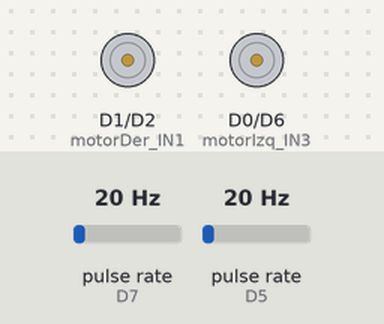
The sketch below on a simulated ESP8266 (NodeMCU). Parts: motor-driver pin pairs drawn as motors (green arrow = first pin HIGH = forward, orange = second pin HIGH = backward, longer = more drive). Wiring (inferred from the names in the program): 2 × pulse sensor: data D7 / data D5. The inputs (shaded band) are chosen by the test bench; at power-on: pulse rate (sensors on D7, D5) 20 Hz. WiFi joins after 1.5 s; servers stay silent unless stated; what the sketch prints to the serial monitor is not drawn.

Above: at 0.1 s.
At 11.6 s:
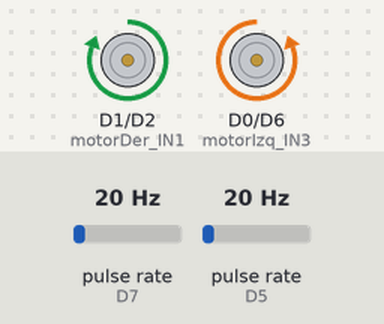
At 40.1 s:
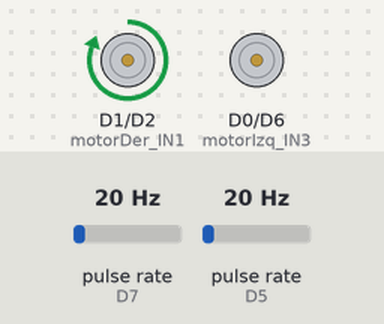
Timing chart, 0 to 42.3 s (numbered marks = the images above):
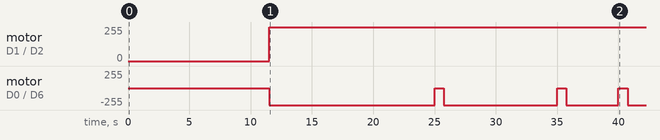

Measured:
- by itself, motor on D1 (motorDer_IN1) / D2 (motorDer_IN2): stopped → forward 255/255 at 11.5 s
- by itself, motor on D0 (motorIzq_IN3) / D6 (motorIzq_IN4): goes backward 255/255 13.5 s, stopped 0.75 s, backward 255/255 9.2 s, stopped 0.75 s, backward 255/255 4.3 s, stopped 0.75 s, then backward 255/255

The sketch:

enviar_datos_velocidad_esp8266.ino
```cpp
#include <ESP8266WiFi.h>

// ----------------------
// CONFIGURACIÓN WIFI
// ----------------------
const char* ssid = "ErickP";
const char* password = "12345678";

WiFiServer server(5000);   // Puerto donde tu PC recibirá los datos
WiFiClient client;


bool detener = false;

// --------------------------
// Pines ESP8266
// --------------------------

const unsigned motorDer_IN1 = D1;
const unsigned motorDer_IN2 = D2;

const unsigned motorIzq_IN4 = D6;
const unsigned motorIzq_IN3 = D0;

// Sensores IR
const unsigned sensorPinDer = D5;
const unsigned sensorPinIzq = D7;

// --------------------------
// Variables encoder
// --------------------------
volatile unsigned int pulsosIzq = 0;
volatile unsigned int pulsosDer = 0;

// Datos físicos
const double numHuecosEncoder = 20.0;
const double diametroRueda = 0.06;

// Cálculos
unsigned long ultimoTiempo = 0;
float rpmIzq = 0.0;
float rpmDer = 0.0;
float velocidadIzq = 0.0;
float velocidadDer = 0.0;

// variables posicion
float xTotal = 0.0;
float yTotal = 0.0;
int theta = 0;   // grados: 0, 90, 180, 270

unsigned long ultimoCalculoDist = 0;

// ISR
void ICACHE_RAM_ATTR contarPulsoIzq() { pulsosIzq++; }
void ICACHE_RAM_ATTR contarPulsoDer() { pulsosDer++; }

void setup() {
  Serial.begin(9600);

  // Motores
  pinMode(motorDer_IN1, OUTPUT);
  pinMode(motorDer_IN2, OUTPUT);
  pinMode(motorIzq_IN4, OUTPUT);
  pinMode(motorIzq_IN3, OUTPUT);

  // Sensores
  pinMode(sensorPinDer, INPUT);
  pinMode(sensorPinIzq, INPUT);

  // Interrupciones
  attachInterrupt(digitalPinToInterrupt(sensorPinDer), contarPulsoDer, RISING);
  attachInterrupt(digitalPinToInterrupt(sensorPinIzq), contarPulsoIzq, RISING);

  Serial.println("Conectando a WiFi...");

  WiFi.begin(ssid, password);

  while (WiFi.status() != WL_CONNECTED) {
    delay(500);
    Serial.print(".");
  }

  Serial.println("\nWIFI CONECTADO");
  Serial.print("IP del ESP8266: ");
  Serial.println(WiFi.localIP());

  server.begin();

  delay(10000); // espera 10 segundos a iniciar el loop
}

void loop() {
  if (!client || !client.connected()) {
    client = server.available();
  }

  unsigned long ahora = millis();

  // Motores funcionando
  if(detener == false) { // si todavia no se ha parado
    digitalWrite(motorDer_IN1, HIGH);
    digitalWrite(motorIzq_IN4, HIGH);
  }

  // Cada 1 segundo calcular velocidades
  if (ahora - ultimoTiempo >= 1000) {

    float circ = 3.1416 * diametroRueda;

    rpmIzq = (pulsosIzq / numHuecosEncoder) * 60.0;
    rpmDer = (pulsosDer / numHuecosEncoder) * 60.0;

    velocidadIzq = (circ * rpmIzq) / 60.0;  // m/s
    velocidadDer = (circ * rpmDer) / 60.0;  // m/s

    // ---- CÁLCULO DE POSICIÓN ----
    float velProm = (velocidadIzq + velocidadDer) / 2.0;  // velocidad del robot

    float dt = (ahora - ultimoTiempo) / 1000.0;  // segundos
    float distancia = velProm * dt;

    acumularDistancia(distancia);

    // Enviar datos
    if (client && client.connected()) {
      client.print(xTotal, 3); client.print(",");
      client.print(yTotal, 3); client.print(",");
      client.print(velocidadIzq, 3); client.print(",");
      client.print(velocidadDer, 3); client.print(",");
      client.println(velProm, 3);
    }

    Serial.print("VL: "); Serial.print(velocidadIzq, 3);
    Serial.print(" | VR: "); Serial.print(velocidadDer, 3);
    Serial.print(" | Pos X: "); Serial.print(xTotal);
    Serial.print(" | Pos Y: "); Serial.println(yTotal);

    pulsosIzq = 0;
    pulsosDer = 0;
    ultimoTiempo = ahora;
  }

  movimientoPredefinido(); // ejecuta movimiento predefinido
}

void parar() {
  digitalWrite(motorDer_IN1, LOW);
  digitalWrite(motorDer_IN2, LOW);
  digitalWrite(motorIzq_IN3, LOW);
  digitalWrite(motorIzq_IN4, LOW);
}

void movimientoPredefinido() {
  static bool g1 = false;
  static bool g2 = false;
  static bool g3 = false;

  unsigned long t = millis();

  if (!g1 && t >= 25000) {
      g1 = true;
      girarIzquierda90Grad();
  }

  if (!g2 && t >= 35000) {
      g2 = true;
      girarIzquierda90Grad();
  }

  if (!g3 && t >= 40000) {
      g3 = true;
      girarIzquierda90Grad();
  }

  if (!detener && t >= 60000) {
      detener = true;
      parar();
  }
}


/**
  * @brief gira a la izquierda 90 grados respecto a la linea de trayectoria lineal (movimiento cuando los dos motores estan activos).
    Lograr girar encendiendo solo el motor derecho por un determinado intervalo de tiempo (750 milisegundos).
*/
void girarIzquierda90Grad() {
  // apagar todo antes de encender
  digitalWrite(motorIzq_IN4, LOW);
  digitalWrite(motorIzq_IN3, LOW);
  digitalWrite(motorDer_IN2, LOW);

  digitalWrite(motorDer_IN1,HIGH);
  delay(750);
  digitalWrite(motorDer_IN1, LOW);

  theta += 90;
  if(theta >= 360) theta -= 360;
}

/**
  * @brief gira a la derecha 90 grados respecto a la linea de trayectoria lineal (movimiento cuando los dos motores estan activos).
    Logra girar encendiendo solo el motor izquierdo por un determinado intervalo de tiempo (750 milisegundos).
*/
void girarDerecha90Grad() {
  // apagar todo antes de encender
  digitalWrite(motorIzq_IN3, LOW);
  digitalWrite(motorDer_IN2, LOW);
  digitalWrite(motorDer_IN1, LOW);

  digitalWrite(motorIzq_IN4,HIGH);
  delay(750);
  digitalWrite(motorIzq_IN4, LOW);

  theta -= 90;
  if(theta < 0) theta += 360;
}

void avanzar(unsigned long ms) {
  digitalWrite(motorDer_IN1, HIGH);
  digitalWrite(motorIzq_IN4, HIGH);
  delay(ms);
  digitalWrite(motorDer_IN1, LOW);
  digitalWrite(motorIzq_IN4, LOW);
}

void acumularDistancia(float d) {
  switch (theta) {

    case 0:   // mirando +X
      xTotal += d;
      break;

    case 90:  // mirando +Y
      yTotal += d;
      break;

    case 180: // mirando -X
      xTotal -= d;
      break;

    case 270: // mirando -Y
      yTotal -= d;
      break;
  }
}
```
